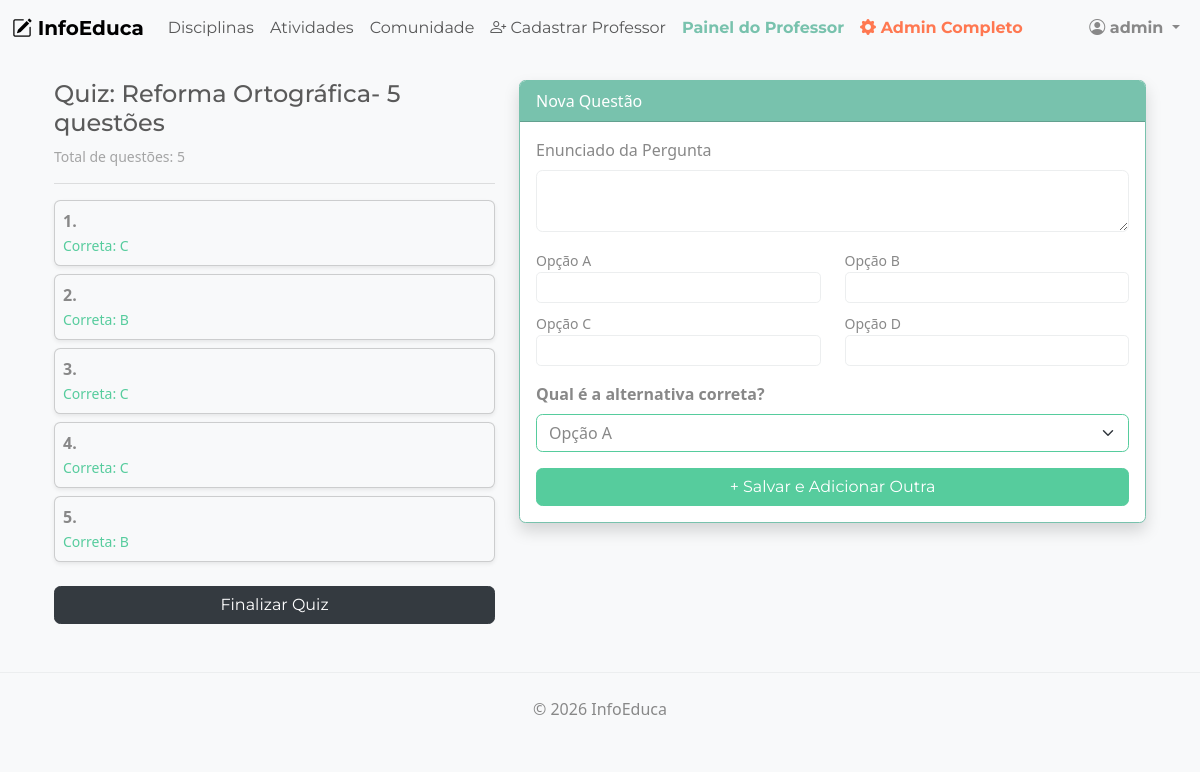
The page /professores/adicionar-pergunta/3/ (signed in) on the database its author committed.
### apps/atividades/models.py (models this page shows, shortened)
class Atividade(models.Model):
    TIPO_CHOICES = [
        ('material', 'Material de Estudo (PDF/Link)'),
        ('quiz', 'Quiz Interativo'),
    ]
    disciplina = models.ForeignKey(Disciplina, on_delete=models.CASCADE, related_name='atividades')
    titulo = models.CharField(max_length=200, verbose_name="Título")
    tipo = models.CharField(max_length=20, choices=TIPO_CHOICES, default='material')
    descricao = models.TextField(blank=True, verbose_name="Instruções ou Resumo")
    arquivo = models.FileField(upload_to='materiais/', null=True, blank=True, verbose_name="Arquivo PDF/Material")
    link_video = models.URLField(null=True, blank=True, verbose_name="Link de Vídeo Aula (YouTube)")
    class Meta:
        verbose_name = "Atividade"
        verbose_name_plural = "Atividades"

class Pergunta(models.Model):
    atividade = models.ForeignKey(Atividade, on_delete=models.CASCADE, related_name='perguntas')
    enunciado = models.TextField()
    opcao_a = models.CharField(max_length=255)
    opcao_b = models.CharField(max_length=255)
    opcao_c = models.CharField(max_length=255)
    opcao_d = models.CharField(max_length=255)
    resposta_correta = models.CharField(max_length=1, choices=[('A', 'A'), ('B', 'B'), ('C', 'C'), ('D', 'D')])

### apps/professores/views.py (the view, shortened to what this page needs)
# urls.py: path('adicionar-pergunta/<int:atividade_id>/', views.adicionar_pergunta, name='adicionar_pergunta'),
@staff_member_required
def adicionar_pergunta(request, atividade_id):
    atividade = get_object_or_404(Atividade, id=atividade_id)
    perguntas = atividade.perguntas.all() # Para listar as que já foram criadas
    return render(request, 'professor/adicionar_pergunta.html', {
        'atividade': atividade,
        'perguntas': perguntas
    })

### templates/professor/adicionar_pergunta.html (shortened to what this page needs)
{% extends "base.html" %}
{% block content %}
<div class="container mt-4">
    <div class="row">
        <div class="col-md-5">
            <h4>Quiz: {{ atividade.titulo }}</h4>
            <p class="text-muted small">Total de questões: {{ perguntas.count }}</p>
            <hr>
            {% for p in perguntas %}
            <div class="card mb-2 bg-light shadow-sm">
                <div class="card-body p-2">
                    <strong>{{ forloop.counter }}. {{ p.texto }}</strong><br>
                    <small class="text-success">Correta: {{ p.resposta_correta|upper }}</small>
                </div>
            </div>
            {% endfor %}
            <a href="{% url 'professor:dashboard' %}" class="btn btn-dark w-100 mt-3">Finalizar Quiz</a>
        </div>
        <div class="col-md-7">
            <div class="card shadow border-primary">
                <div class="card-header bg-primary text-white">Nova Questão</div>
                <div class="card-body">
                    <form method="POST">
                        <div class="mb-3">
                            <label class="form-label">Enunciado da Pergunta</label>
                            <textarea name="texto" class="form-control" rows="2" required></textarea>
                        </div>
                        <div class="row">
                            <div class="col-md-6 mb-2">
                                <label class="small">Opção A</label>
                                <input type="text" name="opcao_a" class="form-control form-control-sm" required>
                            </div>
                            <div class="col-md-6 mb-2">
                                <label class="small">Opção B</label>
                                <input type="text" name="opcao_b" class="form-control form-control-sm" required>
                            </div>
                            <div class="col-md-6 mb-2">
                                <label class="small">Opção C</label>
                                <input type="text" name="opcao_c" class="form-control form-control-sm" required>
                            </div>
                            <div class="col-md-6 mb-2">
                                <label class="small">Opção D</label>
                                <input type="text" name="opcao_d" class="form-control form-control-sm" required>
                            </div>
                        </div>
                        <div class="mb-3 mt-2">
                            <label class="form-label fw-bold">Qual é a alternativa correta?</label>
                            <select name="correta" class="form-select border-success">
                                <option value="a">Opção A</option>
                            </select>
                        </div>
                        <button type="submit" class="btn btn-success w-100">+ Salvar e Adicionar Outra</button>
                    </form>
                </div>
            </div>
        </div>
    </div>
</div>
{% endblock %}

### templates/base.html (shortened to what this page needs)
{% load static %}
<!DOCTYPE html>
<html lang="pt-br">
<head>
    <link rel="stylesheet" href="https://cdn.jsdelivr.net/npm/bootswatch@5.3.2/dist/minty/bootstrap.min.css">
    <link rel="stylesheet" href="https://cdn.jsdelivr.net/npm/bootstrap-icons@1.11.1/font/bootstrap-icons.css">
    <link rel="stylesheet" href="{% static 'css/style.css' %}">
</head>
<body>
    <nav class="navbar navbar-expand-lg navbar-light bg-light">
        <div class="container-fluid">
            <a class="navbar-brand fw-bold" href="/" aria-label="Página inicial InfoEduca">
                <i class="bi bi-pencil-square" aria-hidden="true"></i> InfoEduca
            </a>
            <div class="collapse navbar-collapse" id="navbarNav">
                <ul class="navbar-nav me-auto">
                    <li class="nav-item"><a class="nav-link" href="{% url 'disciplinas:lista_disciplinas' %}">Disciplinas</a></li>
                    <li class="nav-item"><a class="nav-link" href="{% url 'atividades:atividades_home' %}">Atividades</a></li>
                    <li class="nav-item"><a class="nav-link" href="/comunidade/">Comunidade</a></li>
                    <li class="nav-item"><a class="nav-link" href="{% url 'professor:cadastrar_professor' %}"><i class="bi bi-person-plus"></i> Cadastrar Professor</a></li>
                    {% if user.is_authenticated %}
                        {% if user.is_staff %}
                            <li class="nav-item"><a class="nav-link fw-bold text-primary" href="/professores/">Painel do Professor</a></li>
                            {% if user.is_superuser %}
                                <li class="nav-item"><a class="nav-link fw-bold text-danger" href="/admin/"><i class="bi bi-gear-fill"></i> Admin Completo</a></li>
                            {% endif %}
                        {% else %}
                            <li class="nav-item"><a class="nav-link fw-bold text-primary" href="/progresso/">Meu Desempenho</a></li>
                        {% endif %}
                    {% endif %}
                </ul>
                <ul class="navbar-nav ms-auto">
                    {% if user.is_authenticated %}
                        <li class="nav-item dropdown">
                            <a class="nav-link dropdown-toggle fw-bold" href="#" id="userDropdown" role="button" data-bs-toggle="dropdown" aria-expanded="false" style="color: var(--cor-primaria) !important;">
                                <i class="bi bi-person-circle" aria-hidden="true"></i> {{ user.username }}
                            </a>
                        </li>
                    {% else %}
                        <li class="nav-item"><a class="nav-link" href="{% url 'login' %}">Entrar</a></li>
                        <li class="nav-item"><a class="nav-link btn btn-sm btn-outline-primary ms-lg-2" href="/registrar/">Criar Conta</a></li>
                    {% endif %}
                </ul>
            </div>
        </div>
    </nav>
    <main class="container mt-4">
        {% block content %}{% endblock %}
    </main>
    <footer class="bg-light text-center py-4 mt-5 border-top">
        <div class="container">
            <p class="mb-0">&copy; 2026 InfoEduca</p>
        </div>
    </footer>
</body>
</html>

### static/css/style.css (style rules this page uses)
body { background-color: #f8f9fa; }

### rows shown on the page
Atividade: titulo "Reforma Ortográfica- 5 questões", count "5"
Pergunta: resposta_correta "C"
Pergunta: resposta_correta "B"
Pergunta: resposta_correta "C"
Pergunta: resposta_correta "C"
Pergunta: resposta_correta "B"

### other values the page prints
{{ user.username }} "admin"
